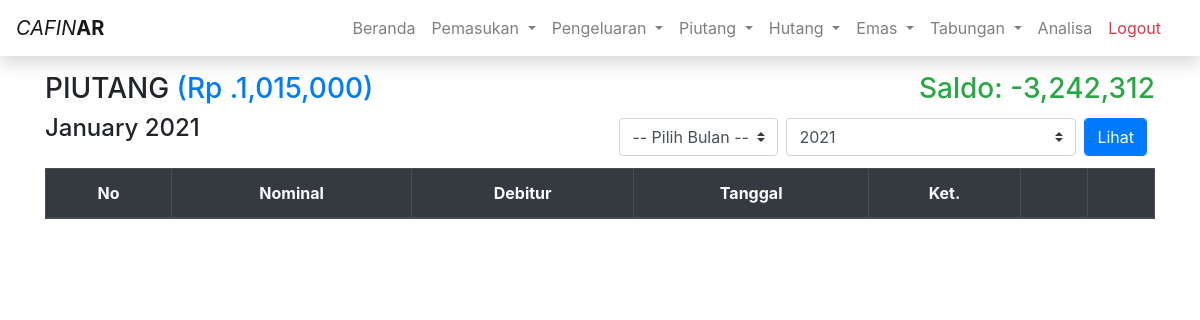
/piutang (signed in), run on an earlier commit of the app's database.
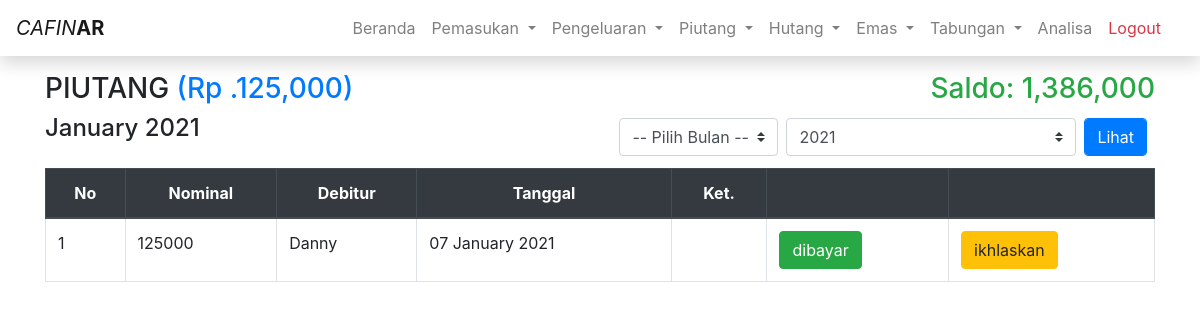
And on a later commit of the database.
### tables this page shows
CREATE TABLE `saldo` (
  `id` int(11) NOT NULL,
  `saldo` int(11) NOT NULL,
  `tanggal` timestamp NOT NULL DEFAULT CURRENT_TIMESTAMP ON UPDATE CURRENT_TIMESTAMP
);

CREATE TABLE `piutang` (
  `id` int(11) NOT NULL,
  `tanggal` timestamp NOT NULL DEFAULT CURRENT_TIMESTAMP ON UPDATE CURRENT_TIMESTAMP,
  `nominal` int(100) NOT NULL,
  `kepada` varchar(100) NOT NULL,
  `keterangan` varchar(100) NOT NULL
);

### app/core/Controller.php (called while the page is built, shortened)
<?php
class Controller
{
  public function view($view, $data = [])
  {
    require_once 'app/views/' . $view . '.php';
  }
  public function model($model)
  {
    return new $model;
  }
}

### app/controllers/Piutang.php (called while the page is built, shortened)
<?php
class Piutang extends Controller
{
  public function index()
  {
    $data['bulan'] = date('F');
    $data['tahun'] = date('Y');
    $data['piutang'] = $this->model('Piutang_model')->showCurrentMonthPiutang();
    $data['saldo'] = $this->model('Saldo_model')->showSaldo();
    $data['total'] = $this->model('Piutang_model')->showTotal();
    $data['title'] = 'Piutang | ' . $this->title;
    $this->view('piutang/index', $data);
  }
}

### app/core/App.php (called while the page is built, shortened)
<?php
class App
{
  protected $controller = 'Home',
    $method = 'index',
    $params = [];
  public function __construct()
  {
    $this->controller = new $this->controller;
    call_user_func_array([$this->controller, $this->method], $this->params);
  }
}

### index.php (called while the page is built, shortened)
<?php
$app = new App();

### app/core/Database.php (called while the page is built, shortened)
<?php
class Database
{
  private $host = DB_HOST,
    $user = DB_USER,
    $pass = DB_PASS,
    $db_name = DB_NAME;
  private $dbh;
  private $stmt;
  public function __construct()
  {
    $dsn = 'mysql:host=' . $this->host . ';dbname=' . $this->db_name;
    $option = [
      PDO::ATTR_PERSISTENT => true,
      PDO::ATTR_ERRMODE => PDO::ERRMODE_EXCEPTION
    ];
    try {
      $this->dbh = new PDO($dsn, $this->user, $this->pass, $option);
    } catch (PDOException $e) {
      die($e->getMessage());
    }
  }
  public function query($query)
  {
    $this->stmt = $this->dbh->prepare($query);
  }
  public function execute()
  {
    $this->stmt->execute();
  }
  public function resultSet()
  {
    $this->execute();
    return $this->stmt->fetchAll(PDO::FETCH_ASSOC);
  }
  public function single()
  {
    $this->execute();
    return $this->stmt->fetch(PDO::FETCH_ASSOC);
  }
}

### app/models/Piutang_model.php (called while the page is built, shortened)
<?php
class Piutang_model
{
  private $table = 'piutang',
    $db;
  public function __construct()
  {
    $this->db = new Database;
  }
  public function showTotal()
  {
    $this->db->query("SELECT SUM(nominal) AS total FROM " . $this->table);
    return $this->db->single();
  }
  public function showCurrentMonthPiutang()
  {
    $this->db->query("SELECT * FROM " . $this->table . "
     WHERE MONTH(tanggal) = MONTH(CURRENT_DATE())
     AND
     YEAR(tanggal) = YEAR(CURRENT_DATE())
     ORDER BY tanggal DESC");
    return $this->db->resultSet();
  }
}

### app/models/Saldo_model.php (called while the page is built, shortened)
<?php
class Saldo_model
{
  private $table = 'saldo',
    $db;
  public function __construct()
  {
    $this->db = new Database;
  }
  public function showSaldo()
  {
    $this->db->query("SELECT * FROM " . $this->table . " WHERE id = 1");
    return $this->db->single();
  }
}

### app/views/piutang/index.php (the view, shortened to what this page needs)
<div class="row">
  <div class="col">
    <h3>PIUTANG <span class="text-primary">(Rp .<?= number_format($data['total']['total']); ?>)</span></h3>
  </div>
  <div class="col text-right">
    <h3 class="text-success">Saldo: <?= number_format($data['saldo']['saldo']); ?></h3>
  </div>
</div>
<div class="row">
  <div class="col">
    <h4><?= $data['bulan'] ?> <?= $data['tahun'] ?></h4>
  </div>
  <div class="col d-flex justify-content-end">
    <form class="form-inline" method="POST" action="<?= BASEURL; ?>/piutang/index">
      <select class="custom-select my-1 mr-sm-2" id="bulan" name="bulan" required>
        <option value="00">-- Pilih Bulan --</option>
      </select>
      <input type="number" class="custom-select my-1 mr-sm-2" id="tahun" name="tahun" placeholder="tahun" value="<?= $data['tahun']; ?>" required>
      <button class="btn btn-primary form-control mr-sm-2">Lihat</button>
    </form>
  </div>
</div>
<div class="row">
  <div class="col">
    <table class="table table-bordered table-hover">
      <thead class="thead-dark">
        <tr class="text-center">
          <th scope="col">No</th>
          <th scope="col">Nominal</th>
          <th scope="col">Debitur</th>
          <th scope="col">Tanggal</th>
          <th scope="col">Ket.</th>
          <th scope="col"></th>
          <th scope="col"></th>
        </tr>
      </thead>
      <tbody>
        <?php
        $no = 1;
        foreach ($data['piutang'] as $piutang) :
        ?>
          <tr>
            <td><?= $no++; ?></td>
            <td><?= $piutang['nominal']; ?></td>
            <td><?= $piutang['kepada']; ?></td>
            <td><?= date('d F Y', strtotime($piutang['tanggal'])); ?></td>
            <td><?= $piutang['keterangan']; ?></td>
            <td>
              <form method="post" action="<?= BASEURL; ?>/piutang/dibayar">
                <button class="btn btn-success" onclick="confirm('Sure?')">dibayar</button>
              </form>
            </td>
            <td>
              <a href="<?= BASEURL; ?>/piutang/ikhlaskan/<?= $piutang['id']; ?>" class="btn btn-warning">ikhlaskan</a>
            </td>
          </tr>
        <?php endforeach; ?>
      </tbody>
    </table>
  </div>
</div>

What changed in the data, as far as the page shows it:
changed saldo: saldo "-3,242,312" → "1,386,000"
added piutang: nominal "125000", kepada "Danny", tanggal "07 January 2021"
Also different on the page:
$data['total']['total']: "1,015,000" → "125,000"
